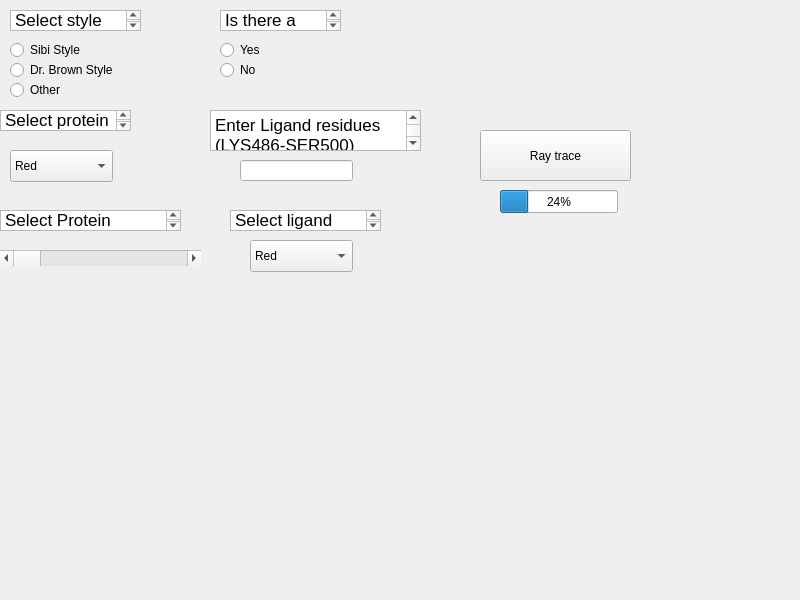
<?xml version="1.0" encoding="UTF-8"?>
<ui version="4.0">
 <class>Widget</class>
 <widget class="QWidget" name="Widget">
  <property name="geometry">
   <rect>
    <x>0</x>
    <y>0</y>
    <width>800</width>
    <height>600</height>
   </rect>
  </property>
  <property name="windowTitle">
   <string>Widget</string>
  </property>
  <widget class="QTextBrowser" name="textBrowser">
   <property name="geometry">
    <rect>
     <x>10</x>
     <y>10</y>
     <width>131</width>
     <height>21</height>
    </rect>
   </property>
   <property name="html">
    <string>&lt;!DOCTYPE HTML PUBLIC &quot;-//W3C//DTD HTML 4.0//EN&quot; &quot;http://www.w3.org/TR/REC-html40/strict.dtd&quot;&gt;
&lt;html&gt;&lt;head&gt;&lt;meta name=&quot;qrichtext&quot; content=&quot;1&quot; /&gt;&lt;meta charset=&quot;utf-8&quot; /&gt;&lt;style type=&quot;text/css&quot;&gt;
p, li { white-space: pre-wrap; }
hr { height: 1px; border-width: 0; }
li.unchecked::marker { content: &quot;\2610&quot;; }
li.checked::marker { content: &quot;\2612&quot;; }
&lt;/style&gt;&lt;/head&gt;&lt;body style=&quot; font-family:'.AppleSystemUIFont'; font-size:13pt; font-weight:400; font-style:normal;&quot;&gt;
&lt;p style=&quot; margin-top:0px; margin-bottom:0px; margin-left:0px; margin-right:0px; -qt-block-indent:0; text-indent:0px;&quot;&gt;Select style&lt;/p&gt;&lt;/body&gt;&lt;/html&gt;</string>
   </property>
  </widget>
  <widget class="QRadioButton" name="radioButton">
   <property name="geometry">
    <rect>
     <x>10</x>
     <y>40</y>
     <width>99</width>
     <height>20</height>
    </rect>
   </property>
   <property name="text">
    <string>Sibi Style</string>
   </property>
  </widget>
  <widget class="QRadioButton" name="radioButton_2">
   <property name="geometry">
    <rect>
     <x>10</x>
     <y>60</y>
     <width>121</width>
     <height>20</height>
    </rect>
   </property>
   <property name="text">
    <string>Dr. Brown Style</string>
   </property>
  </widget>
  <widget class="QRadioButton" name="radioButton_3">
   <property name="geometry">
    <rect>
     <x>10</x>
     <y>80</y>
     <width>99</width>
     <height>20</height>
    </rect>
   </property>
   <property name="text">
    <string>Other</string>
   </property>
  </widget>
  <widget class="QTextBrowser" name="textBrowser_2">
   <property name="geometry">
    <rect>
     <x>0</x>
     <y>110</y>
     <width>131</width>
     <height>21</height>
    </rect>
   </property>
   <property name="html">
    <string>&lt;!DOCTYPE HTML PUBLIC &quot;-//W3C//DTD HTML 4.0//EN&quot; &quot;http://www.w3.org/TR/REC-html40/strict.dtd&quot;&gt;
&lt;html&gt;&lt;head&gt;&lt;meta name=&quot;qrichtext&quot; content=&quot;1&quot; /&gt;&lt;meta charset=&quot;utf-8&quot; /&gt;&lt;style type=&quot;text/css&quot;&gt;
p, li { white-space: pre-wrap; }
hr { height: 1px; border-width: 0; }
li.unchecked::marker { content: &quot;\2610&quot;; }
li.checked::marker { content: &quot;\2612&quot;; }
&lt;/style&gt;&lt;/head&gt;&lt;body style=&quot; font-family:'.AppleSystemUIFont'; font-size:13pt; font-weight:400; font-style:normal;&quot;&gt;
&lt;p style=&quot; margin-top:0px; margin-bottom:0px; margin-left:0px; margin-right:0px; -qt-block-indent:0; text-indent:0px;&quot;&gt;Select protein color&lt;/p&gt;&lt;/body&gt;&lt;/html&gt;</string>
   </property>
  </widget>
  <widget class="QComboBox" name="comboBox">
   <property name="geometry">
    <rect>
     <x>10</x>
     <y>150</y>
     <width>103</width>
     <height>32</height>
    </rect>
   </property>
   <item>
    <property name="text">
     <string>Red</string>
    </property>
   </item>
   <item>
    <property name="text">
     <string>Blue</string>
    </property>
   </item>
   <item>
    <property name="text">
     <string>Green</string>
    </property>
   </item>
   <item>
    <property name="text">
     <string>Cyan</string>
    </property>
   </item>
   <item>
    <property name="text">
     <string>Maroon</string>
    </property>
   </item>
   <item>
    <property name="text">
     <string>Yellow</string>
    </property>
   </item>
   <item>
    <property name="text">
     <string>Orange</string>
    </property>
   </item>
   <item>
    <property name="text">
     <string>Pink</string>
    </property>
   </item>
   <item>
    <property name="text">
     <string>Purple</string>
    </property>
   </item>
   <item>
    <property name="text">
     <string>When</string>
    </property>
   </item>
   <item>
    <property name="text">
     <string>Gray</string>
    </property>
   </item>
   <item>
    <property name="text">
     <string>Light Blue</string>
    </property>
   </item>
  </widget>
  <widget class="QTextBrowser" name="textBrowser_3">
   <property name="geometry">
    <rect>
     <x>0</x>
     <y>210</y>
     <width>181</width>
     <height>21</height>
    </rect>
   </property>
   <property name="html">
    <string>&lt;!DOCTYPE HTML PUBLIC &quot;-//W3C//DTD HTML 4.0//EN&quot; &quot;http://www.w3.org/TR/REC-html40/strict.dtd&quot;&gt;
&lt;html&gt;&lt;head&gt;&lt;meta name=&quot;qrichtext&quot; content=&quot;1&quot; /&gt;&lt;meta charset=&quot;utf-8&quot; /&gt;&lt;style type=&quot;text/css&quot;&gt;
p, li { white-space: pre-wrap; }
hr { height: 1px; border-width: 0; }
li.unchecked::marker { content: &quot;\2610&quot;; }
li.checked::marker { content: &quot;\2612&quot;; }
&lt;/style&gt;&lt;/head&gt;&lt;body style=&quot; font-family:'.AppleSystemUIFont'; font-size:13pt; font-weight:400; font-style:normal;&quot;&gt;
&lt;p style=&quot; margin-top:0px; margin-bottom:0px; margin-left:0px; margin-right:0px; -qt-block-indent:0; text-indent:0px;&quot;&gt;Select Protein Transparency&lt;/p&gt;&lt;/body&gt;&lt;/html&gt;</string>
   </property>
  </widget>
  <widget class="QScrollBar" name="horizontalScrollBar">
   <property name="geometry">
    <rect>
     <x>0</x>
     <y>250</y>
     <width>201</width>
     <height>16</height>
    </rect>
   </property>
   <property name="orientation">
    <enum>Qt::Orientation::Horizontal</enum>
   </property>
  </widget>
  <widget class="QTextBrowser" name="textBrowser_4">
   <property name="geometry">
    <rect>
     <x>220</x>
     <y>10</y>
     <width>121</width>
     <height>21</height>
    </rect>
   </property>
   <property name="html">
    <string>&lt;!DOCTYPE HTML PUBLIC &quot;-//W3C//DTD HTML 4.0//EN&quot; &quot;http://www.w3.org/TR/REC-html40/strict.dtd&quot;&gt;
&lt;html&gt;&lt;head&gt;&lt;meta name=&quot;qrichtext&quot; content=&quot;1&quot; /&gt;&lt;meta charset=&quot;utf-8&quot; /&gt;&lt;style type=&quot;text/css&quot;&gt;
p, li { white-space: pre-wrap; }
hr { height: 1px; border-width: 0; }
li.unchecked::marker { content: &quot;\2610&quot;; }
li.checked::marker { content: &quot;\2612&quot;; }
&lt;/style&gt;&lt;/head&gt;&lt;body style=&quot; font-family:'.AppleSystemUIFont'; font-size:13pt; font-weight:400; font-style:normal;&quot;&gt;
&lt;p style=&quot; margin-top:0px; margin-bottom:0px; margin-left:0px; margin-right:0px; -qt-block-indent:0; text-indent:0px;&quot;&gt;Is there a ligand?&lt;/p&gt;&lt;/body&gt;&lt;/html&gt;</string>
   </property>
  </widget>
  <widget class="QRadioButton" name="radioButton_4">
   <property name="geometry">
    <rect>
     <x>220</x>
     <y>40</y>
     <width>99</width>
     <height>20</height>
    </rect>
   </property>
   <property name="text">
    <string>Yes</string>
   </property>
  </widget>
  <widget class="QRadioButton" name="radioButton_5">
   <property name="geometry">
    <rect>
     <x>220</x>
     <y>60</y>
     <width>99</width>
     <height>20</height>
    </rect>
   </property>
   <property name="text">
    <string>No</string>
   </property>
  </widget>
  <widget class="QTextEdit" name="textEdit">
   <property name="geometry">
    <rect>
     <x>230</x>
     <y>210</y>
     <width>151</width>
     <height>21</height>
    </rect>
   </property>
   <property name="html">
    <string>&lt;!DOCTYPE HTML PUBLIC &quot;-//W3C//DTD HTML 4.0//EN&quot; &quot;http://www.w3.org/TR/REC-html40/strict.dtd&quot;&gt;
&lt;html&gt;&lt;head&gt;&lt;meta name=&quot;qrichtext&quot; content=&quot;1&quot; /&gt;&lt;meta charset=&quot;utf-8&quot; /&gt;&lt;style type=&quot;text/css&quot;&gt;
p, li { white-space: pre-wrap; }
hr { height: 1px; border-width: 0; }
li.unchecked::marker { content: &quot;\2610&quot;; }
li.checked::marker { content: &quot;\2612&quot;; }
&lt;/style&gt;&lt;/head&gt;&lt;body style=&quot; font-family:'.AppleSystemUIFont'; font-size:13pt; font-weight:400; font-style:normal;&quot;&gt;
&lt;p style=&quot; margin-top:0px; margin-bottom:0px; margin-left:0px; margin-right:0px; -qt-block-indent:0; text-indent:0px;&quot;&gt;Select ligand color&lt;/p&gt;&lt;/body&gt;&lt;/html&gt;</string>
   </property>
  </widget>
  <widget class="QComboBox" name="comboBox_2">
   <property name="geometry">
    <rect>
     <x>250</x>
     <y>240</y>
     <width>103</width>
     <height>32</height>
    </rect>
   </property>
   <item>
    <property name="text">
     <string>Red</string>
    </property>
   </item>
   <item>
    <property name="text">
     <string>Blue</string>
    </property>
   </item>
   <item>
    <property name="text">
     <string>Green</string>
    </property>
   </item>
   <item>
    <property name="text">
     <string>Cyan</string>
    </property>
   </item>
   <item>
    <property name="text">
     <string>Maroon</string>
    </property>
   </item>
   <item>
    <property name="text">
     <string>Yellow</string>
    </property>
   </item>
   <item>
    <property name="text">
     <string>Orange</string>
    </property>
   </item>
   <item>
    <property name="text">
     <string>Pink</string>
    </property>
   </item>
   <item>
    <property name="text">
     <string>Purple</string>
    </property>
   </item>
   <item>
    <property name="text">
     <string>When</string>
    </property>
   </item>
   <item>
    <property name="text">
     <string>Gray</string>
    </property>
   </item>
   <item>
    <property name="text">
     <string>Light Blue</string>
    </property>
   </item>
  </widget>
  <widget class="QTextBrowser" name="textBrowser_5">
   <property name="geometry">
    <rect>
     <x>210</x>
     <y>110</y>
     <width>211</width>
     <height>41</height>
    </rect>
   </property>
   <property name="html">
    <string>&lt;!DOCTYPE HTML PUBLIC &quot;-//W3C//DTD HTML 4.0//EN&quot; &quot;http://www.w3.org/TR/REC-html40/strict.dtd&quot;&gt;
&lt;html&gt;&lt;head&gt;&lt;meta name=&quot;qrichtext&quot; content=&quot;1&quot; /&gt;&lt;meta charset=&quot;utf-8&quot; /&gt;&lt;style type=&quot;text/css&quot;&gt;
p, li { white-space: pre-wrap; }
hr { height: 1px; border-width: 0; }
li.unchecked::marker { content: &quot;\2610&quot;; }
li.checked::marker { content: &quot;\2612&quot;; }
&lt;/style&gt;&lt;/head&gt;&lt;body style=&quot; font-family:'.AppleSystemUIFont'; font-size:13pt; font-weight:400; font-style:normal;&quot;&gt;
&lt;p style=&quot; margin-top:0px; margin-bottom:0px; margin-left:0px; margin-right:0px; -qt-block-indent:0; text-indent:0px;&quot;&gt;Enter Ligand residues (LYS486-SER500)&lt;/p&gt;&lt;/body&gt;&lt;/html&gt;</string>
   </property>
  </widget>
  <widget class="QLineEdit" name="lineEdit">
   <property name="geometry">
    <rect>
     <x>240</x>
     <y>160</y>
     <width>113</width>
     <height>21</height>
    </rect>
   </property>
  </widget>
  <widget class="QPushButton" name="pushButton">
   <property name="geometry">
    <rect>
     <x>480</x>
     <y>130</y>
     <width>151</width>
     <height>51</height>
    </rect>
   </property>
   <property name="text">
    <string>Ray trace</string>
   </property>
  </widget>
  <widget class="QProgressBar" name="progressBar">
   <property name="geometry">
    <rect>
     <x>500</x>
     <y>190</y>
     <width>118</width>
     <height>23</height>
    </rect>
   </property>
   <property name="value">
    <number>24</number>
   </property>
  </widget>
 </widget>
 <resources/>
 <connections/>
</ui>
